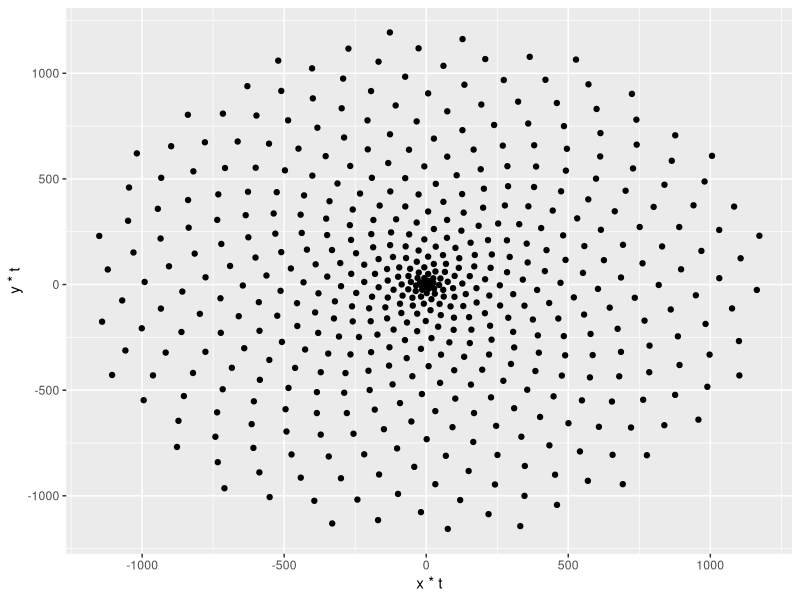
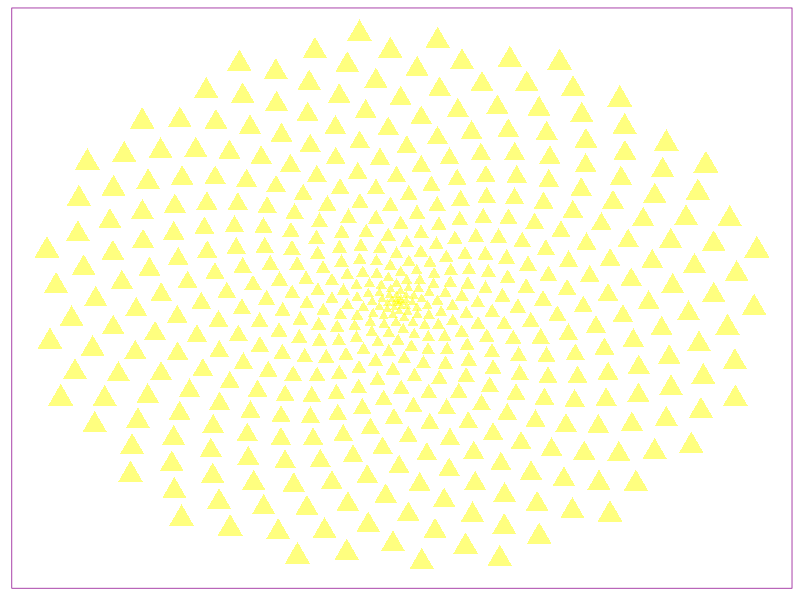
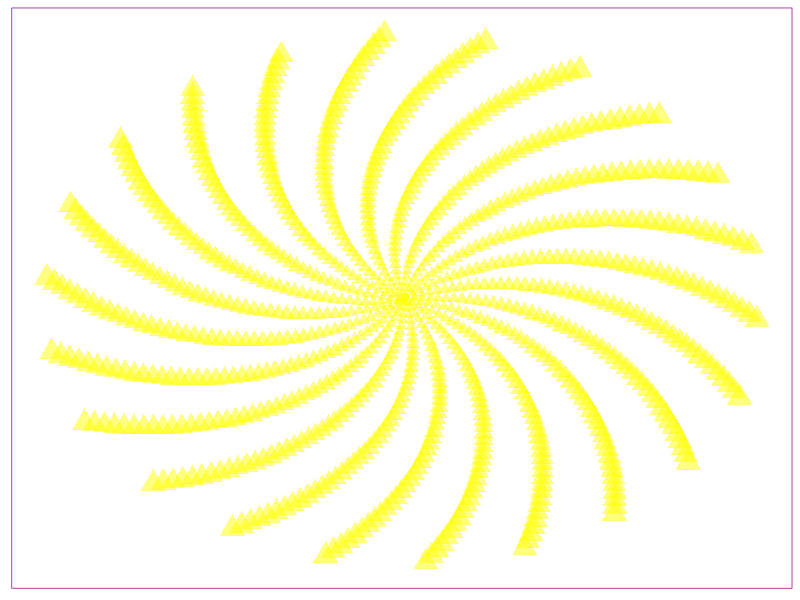
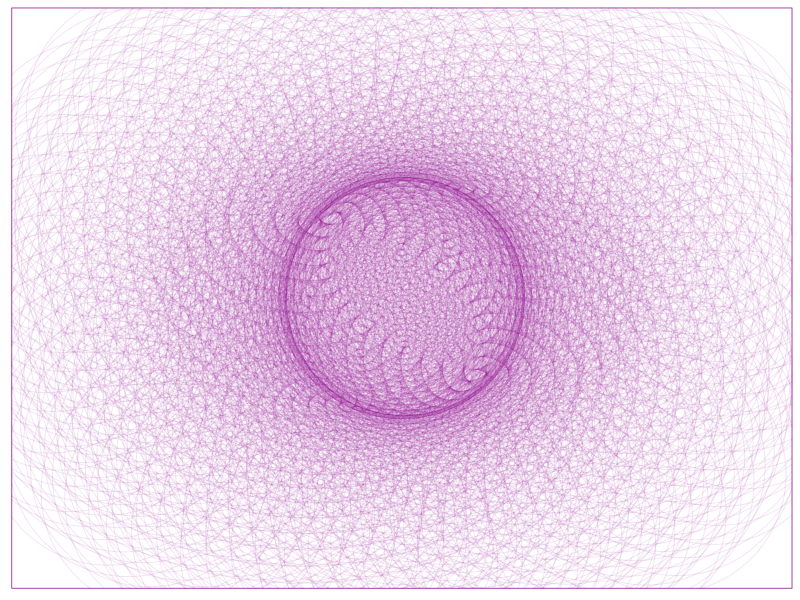
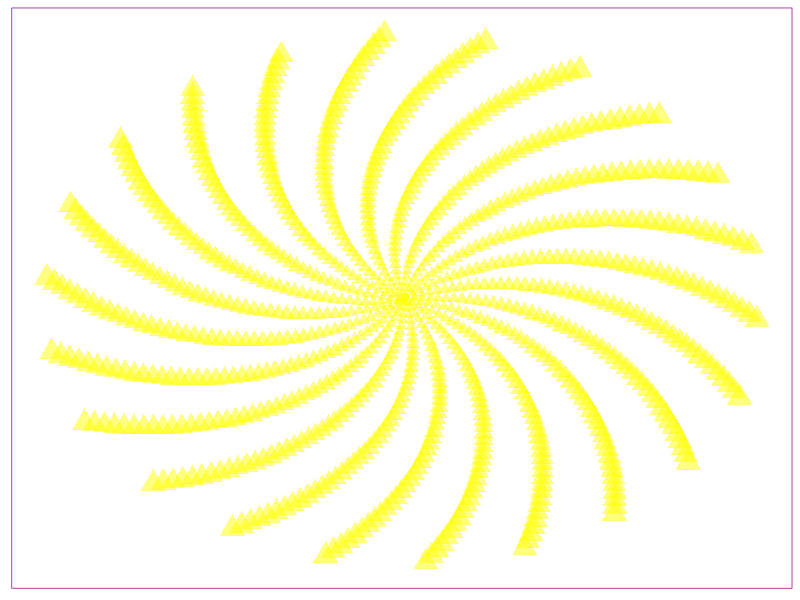
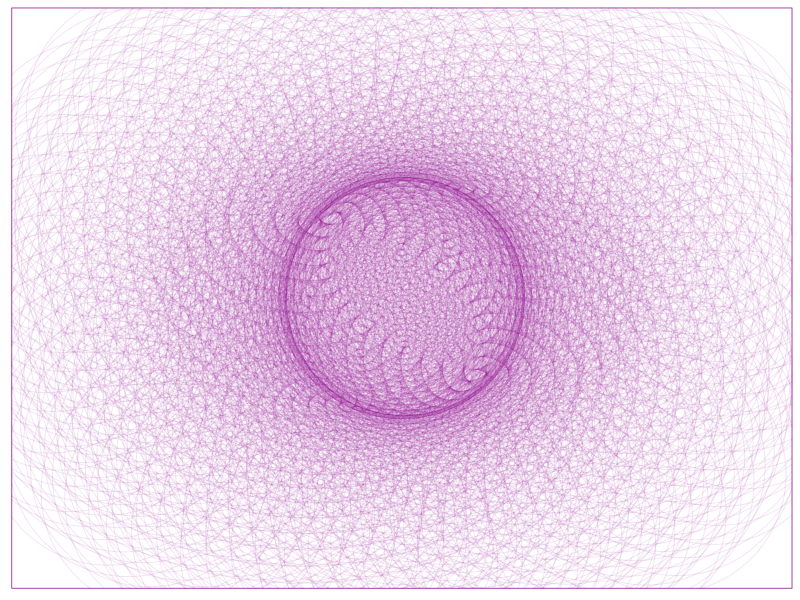

Generate these figures, in order, with R:
## ---- chunk 1
options(repr.plot.width = 5, repr.plot.height = 5)
library(ggplot2)
# Defining the number of points
points <- 500
# Defining the Golden Angle
angle <- pi * (3 - sqrt(5))

# remake the scatter plot again
# t <- seq(1*angle, 500*angle, length.out = 500) # t <- (1:points) * angle
t <- (1:points) * angle
x <- sin(t)
y <-cos(t)
df <- data.frame(t, x, y)
p <- ggplot(df, aes(x*t, y*t))
p + geom_point()
## ---- chunk 2
p <- ggplot(df, aes(x*t, y*t))
p + geom_point(mapping = aes(size = t), alpha = 0.5, shape=17, color = "yellow") +
theme(panel.background = element_rect(fill = "white", colour = "darkmagenta"),
      title =  element_blank(), axis.ticks =  element_blank(),
      axis.text =  element_blank(), panel.grid =element_blank(),
      legend.position = "none")
## ---- chunk 3

    angle <- 2
    points <- 1000
    
    t <- (1:points)*angle
    x <- sin(t)
    y <- cos(t)
    
    df <- data.frame(t, x, y)
  
    p <- ggplot(df, aes(x*t, y*t))
    p + geom_point(mapping = aes(size = t), alpha = 0.5, shape=17, color = "yellow") +
    theme(panel.background = element_rect(fill = "white", colour = "darkmagenta"),
          title =  element_blank(), axis.ticks =  element_blank(),
          axis.text =  element_blank(), panel.grid =element_blank(),
          legend.position = "none")
    
ggsave("2.png", width = 4, height = 4)
## ---- chunk 4
angle <- 13 * pi / 180
points <- 1300

t <- (1:points)*angle
x <- sin(t)
y <- cos(t)

df <- data.frame(t, x, y)

p <- ggplot(df, aes(x*t, y*t))
p + geom_point(size = 80, alpha = 0.1, shape=1, color = "magenta4") +
theme(panel.background = element_rect(fill = "white", colour = "darkmagenta"),
      title =  element_blank(), axis.ticks =  element_blank(),
      axis.text =  element_blank(), panel.grid =element_blank(),
      legend.position = "none")
ggsave("4.png", width = 3, height = 3)
